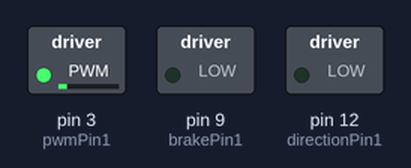
Bench run of a sketch on a simulated Arduino Uno, built with avr-gcc and run on an emulated ATmega328P. Shown: switched loads named in the sketch (green lamp = pin HIGH).

Above: at 0.05 s.
At 3.95 s:
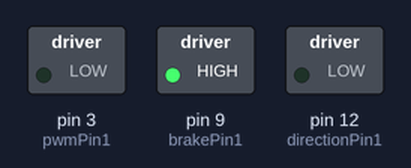
Timing chart, 0 to 5.2 s (numbered marks = the images above):
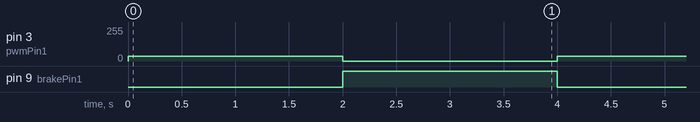

Measured:
- by itself, pin 3 (pwmPin1): alternates 35/255 for 2.0 s and 0/255 for 2.0 s
- by itself, pin 9 (brakePin1): alternates HIGH for 2.0 s and LOW for 2.0 s

The sketch:

rotation_1moteur.ino
```cpp
/*mis à jour le 16/05/25

  Auteur : Antoine MARC
  Projet : Réalisation d'un pilote auto
  Brique : mise en rotation de la maquette
  But    : Mise en rotation d'un seul moteur via le code constructeur.

  onstruction du programme:
            Dans un premier temps, le code définit un état initial pour le moteur.
            Puis on met en rotation le moteur pendant 2 secondes.
            Ensuite, on arrête la rotation du moteur pendant 2 secondes.
            Enfin, la boucle se répète, mais a chaque itération, le sens de rotation est inverser.

  Matériel:
    carte Arduino UNO
    carte Arduino Motor Shield REV 3
    Moteur FIT0521 DF25-370
    Batterie PS-1212

  Branchement:
    -la batterie: borne (-) sur la connexion GND et borne (+) sur la connexion VIN
      de la carte Arduino Motor Shield REV 3
    -le moteur 1 :borne (-) sur la connexion A- et borne (+) sur la connexion A+
      de la carte Arduino Motor Shield REV 3
*/
//Channel A, assignation des broches
int directionPin1 = 12;//assign direction sur la broche de sortie 12.
int pwmPin1 = 3;// assign PWM (work duty) sur la broche de sortie 3.
int brakePin1 = 9;//assign brake sur la broche de sortie 9.

//boolean pour pouvoir changer de direction
bool directionState1;

void setup() {

//define pins
pinMode(directionPin1, OUTPUT);
pinMode(pwmPin1, OUTPUT);
pinMode(brakePin1, OUTPUT);

// initialisation des sens de rotation des 2 moteurs
if(directionState1 == false){
  digitalWrite(directionPin1, LOW);
}
else{
  digitalWrite(directionPin1, HIGH);
}
}

void loop() {

directionState1 = !directionState1;//change le sens de rotation

//désactivation du frein moteur pour le moteur
digitalWrite(brakePin1, LOW);

/*set work duty
35 valeur minimum(estimer) pour la mise
en rotation pour vaincre l'inertie du systeme */
analogWrite(pwmPin1, 35);

delay(2000);//durée de la rotation de 2s

//activation du frein moteur
digitalWrite(brakePin1, HIGH);

//set work duty for the motor to 0 (off)
analogWrite(pwmPin1, 0);

delay(2000);//durée de 2s pendant laquelle le moteur est arrêté
}
//----------------fin du programme----------------------------------------
```
